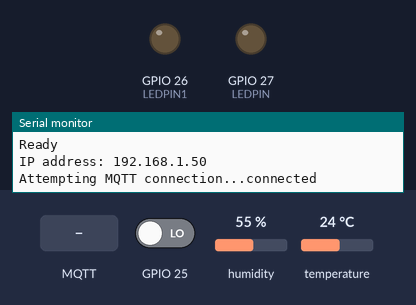
Simulated run of this sketch. Board: ESP32. Parts: output pins drawn as LEDs (lit = HIGH), the last lines printed to the serial monitor. The inputs (shaded band) are chosen by the test bench; at power-on: GPIO 25 LOW, humidity 55 %, temperature 24 °C. WiFi joins after 1.5 s; servers stay silent unless stated; random numbers use the default seed unless the sketch sets one; no MQTT or app messages arrive unless stated.

Above: at 2.7 s.
2.8 s: MQTT message "on" arrives on the first subscribed topic
At 3.8 s:
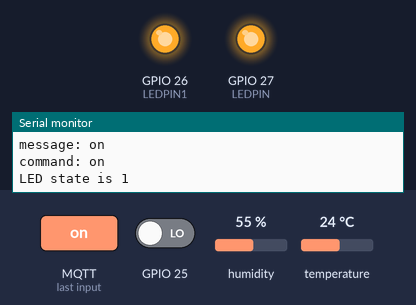
4.3 s: MQTT message "off" arrives on the first subscribed topic
At 4.9 s:
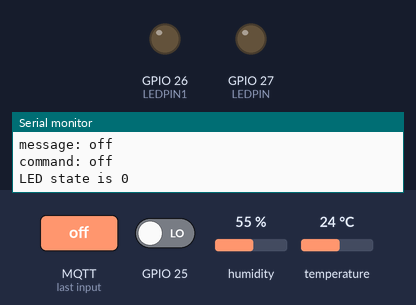
5.8 s: GPIO 25 driven HIGH
At 7.2 s:
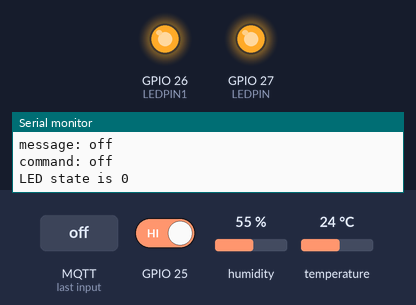
Timing chart, 0 to 8.8 s (numbered marks = the images above; inputs shaded):
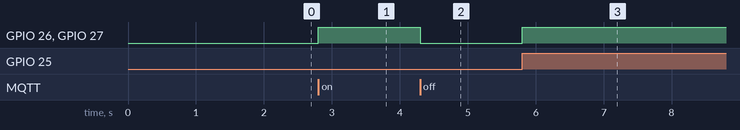

The sketch:

sketch_sep26a.ino
```cpp
#include <WiFi.h>
#include <PubSubClient.h>
#include "DHT.h"
#include <ESPmDNS.h>
#include <WiFiUdp.h>
#include <ArduinoOTA.h>


const char* ssid = "Sophie";          // tên wifi của bạn sẽ sử dụng
const char* password = "aaaaaaaaaa"; // mật khẩu của wifi
String command = "";

#define MQTT_SERVER "192.168.1.17"    // Địa chỉ ip của máy tính của bạn ( đây sẽ là MQTT sever)
#define MQTT_PORT 1884                // PORT mở trên node red
#define MQTT_USER "originallyus"     // user name bạn sử dụng trên node red
#define MQTT_PASSWORD "originallyus" // password trên node red MQTT

#define MQTT_TEMPERATURE_TOPIC "nodeWiFi32/dht11/temperature" // TOPIC để Node red đọc giá trị mà ESP32 gửi lên ( Ở đây là nhiệt độ)
#define MQTT_HUMIDITY_TOPIC "nodeWiFi32/dht11/humidity"       // TOPIC để Node red đọc giá trị mà ESP32 gửi lên( Ở đây là độ ẩm)
#define MQTT_LED_TOPIC "nodeWiFi32/led"

#define LEDPIN 27  //khai báo chân led sẽ sử dụng làm OUTPUT
#define LEDPIN1 26 //khai báo chân led sẽ sử dụng làm OUTPUT
#define DHTPIN 17  //khai báo chân IO sẽ sử dụng làm chân đọc tín hiệu DHT11 (INPUT)
DHT dht;

unsigned long previousMillis = 0;  // khai báo biến
unsigned long currentMillis = 0;   // khai báo biến
const long delay_time = 5000;     // thời gian tính bằng mili second
int current_ledState = LOW;       // khởi tạo trạng thái OUTPUT
int last_ledState = LOW;          // khởi tạo trạng thái OUTPUT

WiFiClient wifiClient;
PubSubClient client(wifiClient);

void setup_wifi() { // hàm setup wifi
  Serial.print("Connecting to ");
  Serial.println(ssid);
  WiFi.begin(ssid, password); // tên và mật khẩu đã được khai báo ở trên

  while (WiFi.status() != WL_CONNECTED) { // Kiểm tra xem có kết nối với wifi chưa. Nếu chưa thì sẽ tiếp tục cố kết nối ( Nên kiểm tra lại ssid và password)
    delay(500);
    Serial.print(".");
  }

//  randomSeed(micros());

  Serial.println("");
  Serial.println("WiFi connected");
  Serial.println("IP address: ");
  Serial.println(WiFi.localIP());
}


void connect_to_broker() {            //Kiểm tra xem có kết nối được với sever MQTT không
  while (!client.connected()) {
    Serial.print("Attempting MQTT connection...");
    String clientId = "nodeWiFi32";
    clientId += String(random(0xffff), HEX);
    if (client.connect(clientId.c_str(), MQTT_USER, MQTT_PASSWORD)) {
      Serial.println("connected");
      client.subscribe(MQTT_LED_TOPIC);
    } else {
      Serial.print("failed, rc=");
      Serial.print(client.state());
      Serial.println(" try again in 2 seconds");
      delay(2000);
    }
  }
}


void setupMQTT()
{
  client.setServer(MQTT_SERVER, MQTT_PORT ); //Setup sever MQTT
  client.setCallback(callback);
  connect_to_broker();
}

void handleCommand(String cmd) // Hàm được gọi khi hàm callback được gọi, ở đây chúng ta làm một việc đơn giản là so sánh giá trị của dữ liệu truyền vào và lưu lại trạng thái đèn mong muốn.
{
  if (cmd == "on") current_ledState = HIGH;
  if (cmd == "off") current_ledState = LOW;
}


void callback(char* topic, byte *payload, unsigned int length) { // hàm callback là hàm nhận giá trị mà MQTT trên node red trả về. Ở đây data nhận được là dạng byte nghĩa là theo từng kí tự. Vì vậy nếu muốn truyền 1 chuỗi dữ liệu thì chúng ta phải tạo ra 1 chuỗi khác để lưu giá trị.
  Serial.println("-------new message from broker-----");
  Serial.print("topic: ");
  Serial.println(topic);
  Serial.print("message: ");
  Serial.write(payload, length);
  Serial.println();

  for(int i=0; i < length; i++)
  {
    char c = (char)payload[i];
    command += c;
  }

  Serial.println("command: " + String(command));

  handleCommand(command); // Khi lưu được giá trị của chuỗi data truyền xuống thì chúng ta gọi một hàm mới để thực hiện những việc chúng ta muốn ( NÊN GỌI HÀM MỚI VÌ KHÔNG CHỈ ĐƠN GIẢN LÀ LÀM MỘT VIỆC )
  command = "";
}


void setupOtaWifi() { // Hàm setup OAT wifi
  Serial.println("Booting");
    WiFi.mode(WIFI_STA);
  WiFi.begin(ssid, password);

  ArduinoOTA.setHostname("ESP");
  ArduinoOTA.setPassword("admin");//Cần ở lần đầu tiên nạp code OTA cho chip

  while (WiFi.waitForConnectResult() != WL_CONNECTED) {
    Serial.println("Connection Failed! Rebooting...");
    delay(5000);
    ESP.restart();
  }
  //Báo lỗi khi không nạp code qua OTA được
  ArduinoOTA
    .onStart([]() {
      String type;
      if (ArduinoOTA.getCommand() == U_FLASH)
        type = "sketch";
      else // U_SPIFFS
        type = "filesystem";

      // NOTE: if updating SPIFFS this would be the place to unmount SPIFFS using SPIFFS.end()
      Serial.println("Start updating " + type);
    })
    .onEnd([]() {
      Serial.println("\nEnd");
    })
    .onProgress([](unsigned int progress, unsigned int total) {
      Serial.printf("Progress: %u%%\r", (progress / (total / 100)));
    })
    .onError([](ota_error_t error) {
      Serial.printf("Error[%u]: ", error);
      if (error == OTA_AUTH_ERROR) Serial.println("Auth Failed");
      else if (error == OTA_BEGIN_ERROR) Serial.println("Begin Failed");
      else if (error == OTA_CONNECT_ERROR) Serial.println("Connect Failed");
      else if (error == OTA_RECEIVE_ERROR) Serial.println("Receive Failed");
      else if (error == OTA_END_ERROR) Serial.println("End Failed");
    });

  ArduinoOTA.begin(); //Khởi tạo OTA
  Serial.println("Ready");
  Serial.print("IP address: ");
  Serial.println(WiFi.localIP());
  }

void loopOtaWifi()
{
    ArduinoOTA.handle();
}

bool is = false;
ICACHE_RAM_ATTR void  isr()
{
  is = true;
}


void setup() {
  Serial.begin(115200); // Khởi tạo Serial

  pinMode(25,INPUT);
  attachInterrupt(digitalPinToInterrupt(25),isr,RISING);

  pinMode(LEDPIN,OUTPUT);
  pinMode(LEDPIN1,OUTPUT);
  pinMode(DHTPIN,INPUT);

  setup_wifi(); // gọi hàm setup Wifi
  setupOtaWifi(); // gọi hàm setup OTA

  setupMQTT();

  dht.setup(DHTPIN); // Khởi tạo chân 17 là chân đọc tín hiệu của DHT11

}


void loop()
{
  client.loop();

  loopOtaWifi();//Gọi hàm loopOAT wifi

  if (!client.connected())
  {
    connect_to_broker();
  }
  if (last_ledState != current_ledState) // Kiểm tra trạng thái mới có giống trạng thái đèn cũ không
  {
    last_ledState = current_ledState; // Lưu trạng thái led hiện tại vào 1 biến tạm và dùng để so sánh
    digitalWrite(LEDPIN, current_ledState); //Thực hiện bật/tắt trạng thái đèn theo MQTT.
    digitalWrite(LEDPIN1, current_ledState);//Thực hiện bật/tắt trạng thái đèn theo MQTT.
    Serial.print("LED state is ");
    Serial.println(current_ledState);
  }

  currentMillis = millis(); // hàm millis có nhiệm vụ trả về một số - là thời gian (tính theo mili giây) kể từ lúc mạch Arduino bắt đầu chương trình của bạn.
  if (currentMillis - previousMillis > delay_time)  // sau 5s gui 1 lan ( delay_time = 5000 )
  {
    float h = dht.getHumidity();    // Hàm trong thư viện DHT11 giúp đọc giá trị độ ẩm
    float t = dht.getTemperature();// Hàm trong thư viện DHT11 giúp đọc giá trị nhiệt độ
    // Check if any reads failed and exit early (to try again).
    if (isnan(h) || isnan(t))   // Khi ESP32 không đọc được giá trị của cảm biến ( Nên kiểm tra chân khai báo sau đó là phần cứng xem có lỗi gì không)
    {
      Serial.println(F("Failed to read from DHT sensor!"));
      client.publish(MQTT_TEMPERATURE_TOPIC, "Failed to read from DHT sensor!");
      client.publish(MQTT_HUMIDITY_TOPIC, "Failed to read from DHT sensor!");
    }
    else // Gửi lên sever MQTT theo topic
    {
      client.publish(MQTT_TEMPERATURE_TOPIC, String(t).c_str()); // c_str() là hàm để chuyển từ String về char* Gửi lên sever MQTT về giá trị nhiệt độ bằng topic "nodeWiFi32/dht11/temperature"
      client.publish(MQTT_HUMIDITY_TOPIC, String(h).c_str()); // Gửi lên sever MQTT về giá trị độ ẩm bằng topic "nodeWiFi32/dht11/humidity"
    }
    previousMillis = millis();
  }

  if (is)
  {
    digitalWrite(LEDPIN1,!digitalRead(LEDPIN1));
    digitalWrite(LEDPIN,!digitalRead(LEDPIN));
    is = false;
  }


}
```

Measured:
- after the input at 2.8 s, GPIO 26 (LEDPIN1), GPIO 27 (LEDPIN): LOW → HIGH at once
- after the input at 4.3 s, GPIO 26 (LEDPIN1), GPIO 27 (LEDPIN): HIGH → LOW at once
- after the input at 5.8 s, GPIO 26 (LEDPIN1), GPIO 27 (LEDPIN): LOW → HIGH at once
